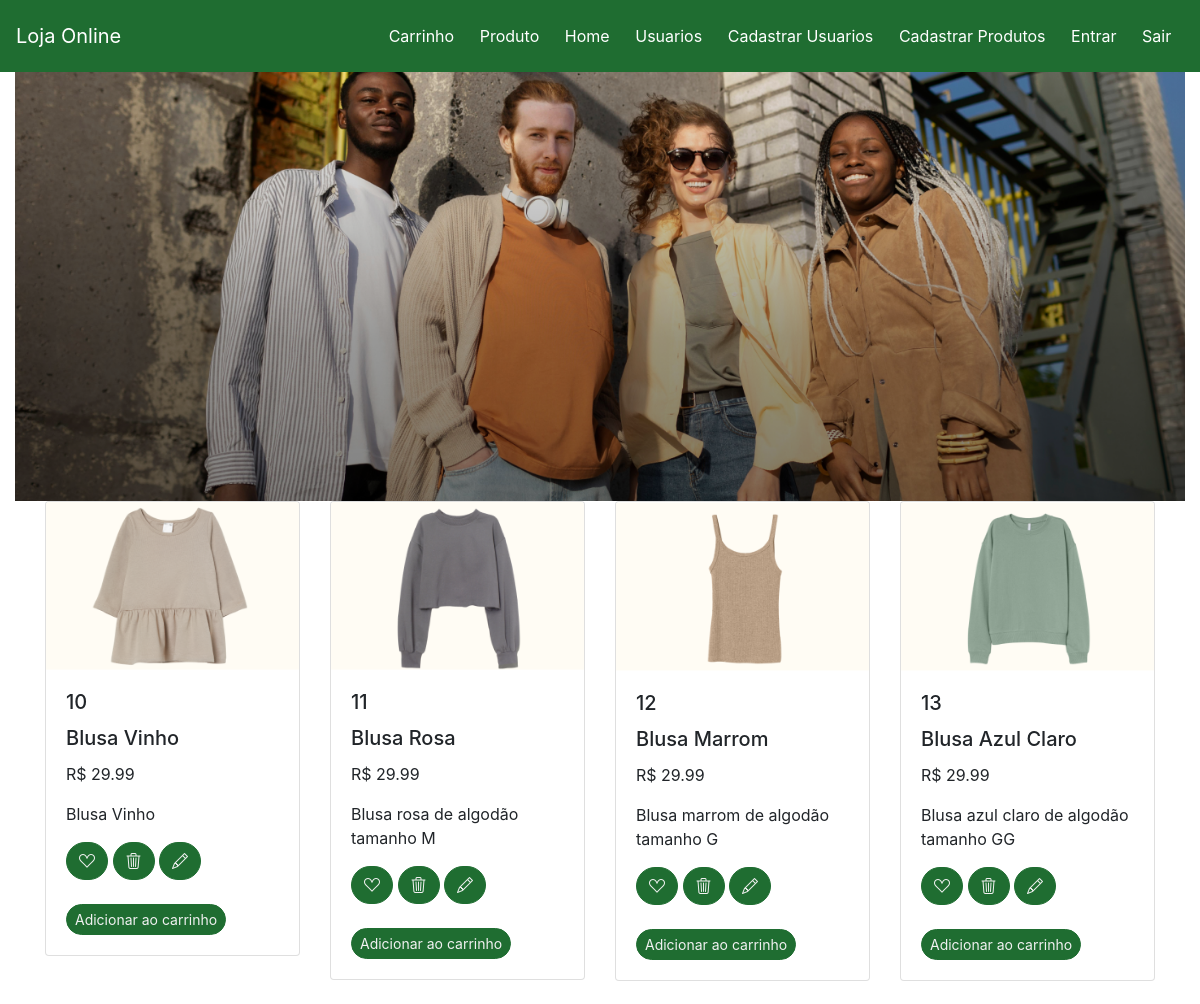
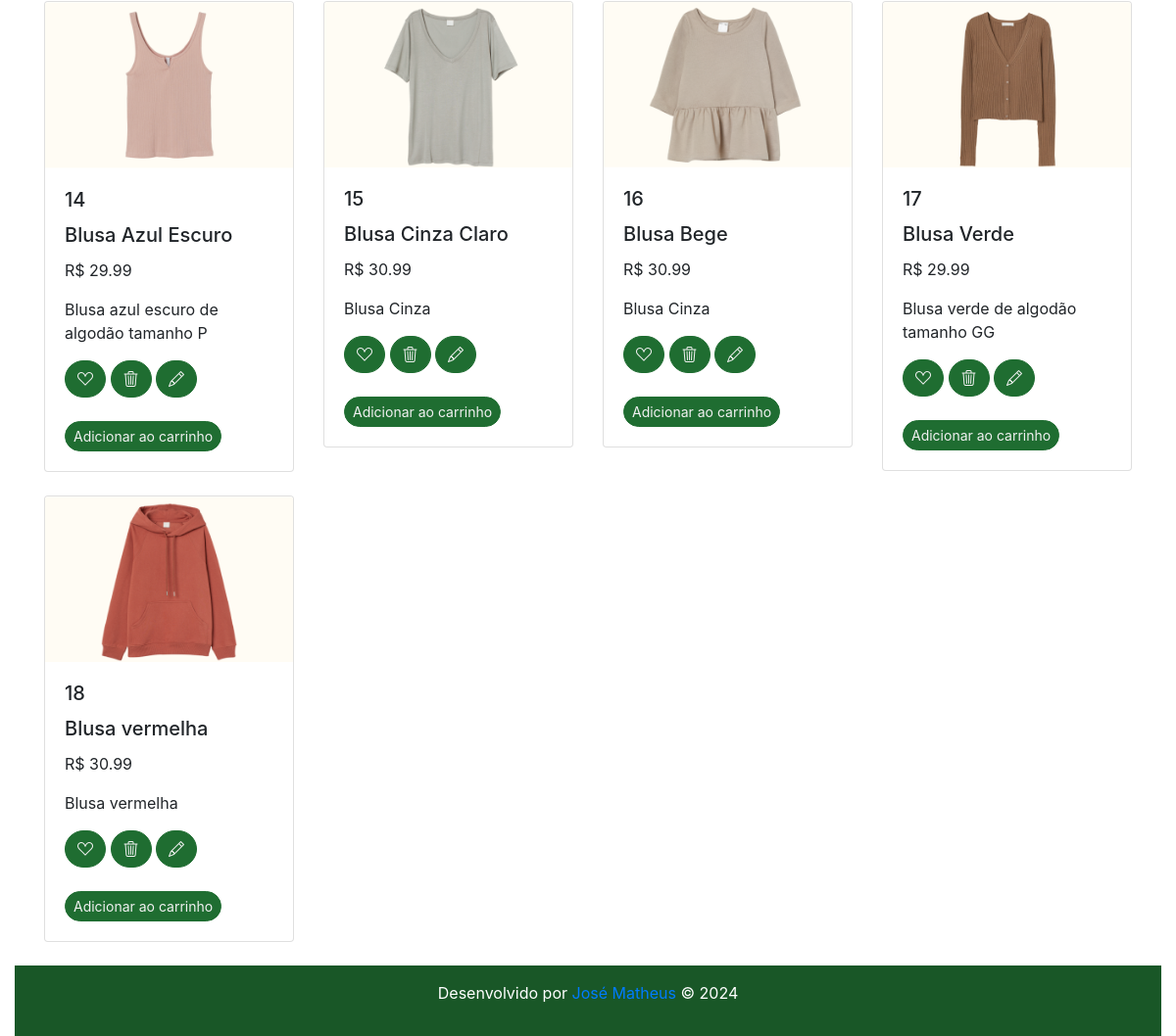
The page / on the database its author committed (2 pictures, top to bottom).
### tables this page shows
CREATE TABLE `produtos` (
  `id` int(11) NOT NULL,
  `nome` varchar(255) NOT NULL,
  `tamanho` varchar(5) NOT NULL,
  `valor` float NOT NULL,
  `descricao` text NOT NULL,
  `quantidade` int(11) NOT NULL,
  `foto` varchar(255) NOT NULL,
  `status` tinyint(1) NOT NULL
);

### application/controllers/homeController.php (called while the page is built, shortened)
<?php
class HomeController extends CI_Controller{
    public function index()
	{
        $this->load->model("produtos_model");
        $data['produtos'] = $this->produtos_model->index();
        $data['title'] = "Home";
        $this->load->view('templates/header', $data);
        $this->load->view('templates/navbar', $data);
		$this->load->view('pages/home', $data);
        $this->load->view('templates/footer', $data);
        $this->load->view('pages/atualizarProdutos', $data);
	}
}
?>

### index.php (called while the page is built, shortened)
<?php
require_once BASEPATH.'core/CodeIgniter.php';

### application/models/produtos_model.php (called while the page is built, shortened)
<?php
class Produtos_model extends CI_Model {
    public function index(){
        return $this->db->get("produtos")->result_array();
    }
    }
?>

### application/views/pages/home.php (the view, shortened to what this page needs)
<main>
    <div class="container-fluid">
         <img src="<?= base_url()?>assets/img/pessoas.png" class='d-block w-100' alt='Imagem Pessoas com roupas'>
    </div>
        <div class="container">
            <div class="row">
                <?php foreach($produtos as $produto): ?>
                <div class="col-md-3 mb-4">
                    <div class="card">
                        <img class="card-img-top" src="<?= base_url()?>assets/img/<?php echo $produto['foto']?>" alt="Imagem roupa">
                        <div class="card-body">
                        <h5 class="card-title"><?php echo $produto['id']?></h5>
                            <h5 class="card-title"><?php echo $produto['nome']?></h5>
                            <p class="card-text">R$ <?php echo $produto['valor']?></p>
                            <p class="card-text"><?php echo $produto['descricao']?></p>
                            <a class="btn btn" id="botaoCard" ><i class="bi bi-suit-heart"></i></a>
                            <a class="btn btn" id="botaoCard" href="javascript:goDelete(<?= $produto['id']?>)"><i class="bi bi-trash3"></i></a>
                            <a  class="btn btn " hiden id="botaoCard" data-toggle="modal" data-target="#modalAtt<?= $produto['id']?>" ><i class="bi bi-pencil">
                            </i></a >
                            <br><br>
                            <div class="container">
                                <div class="row">
                                    <div class="row-md-3 ">
                                        <a   href="<?= base_url()?>carrinhoController/adicionarCarrinho/<?= $produto['id']?>" class="btn btn btn-sm"  id="botaoCard" id="botao">Adicionar ao carrinho</a>
                                    </div>
                                </div>
                            </div>
                        </div>
                    </div>
                </div>
                <?php endforeach ?>
            </div>
        </div>
</main>

### application/views/templates/header.php (shortened to what this page needs)
<!DOCTYPE html>
<html lang="pt-br">
<head>
    <link rel="stylesheet" href="https://stackpath.bootstrapcdn.com/bootstrap/4.4.1/css/bootstrap.min.css">
    <link rel='stylesheet' href='<?= base_url()?>assets/css/style.css'>
    <link rel="stylesheet" href="https://cdn.jsdelivr.net/npm/bootstrap-icons@1.11.3/font/bootstrap-icons.min.css">
</head>

### application/views/templates/navbar.php (shortened to what this page needs)
<header>
    <div class="container" id="nav-container ">
        <nav class="navbar navbar-expand-lg fixed-top navbar-dark">
            <a href="#" class="navbar-brand">
                Loja Online
            </a>
            <div class="collapse navbar-collapse justify-content-end" id="navbar-links">
                <div class="navbar-nav">
                    <a class="nav-item nav-link" id="Carrinho" href="<?= base_url() ?>carrinhoController">Carrinho</a>
                    <a class="nav-item nav-link" id="Produtos" href="<?= base_url() ?>HomeController">Produto</a>
                    <a class="nav-item nav-link" id="Home" href="<?= base_url() ?>HomeController">Home</a>
                    <a class="nav-item nav-link" id="Home" href="<?= base_url() ?>usuarioController">Usuarios</a>
                    <a class="nav-item nav-link" id="Cadastrar" href="<?= base_url() ?>usuarioController/cadastrarUsuario">Cadastrar Usuarios</a>
                    <a class="nav-item nav-link" id="CadastraProdutos" href="<?= base_url() ?>ProdutoController">Cadastrar Produtos</a>
                    <a class="nav-item nav-link" id="Entrar" href="<?= base_url() ?>usuarioController/login">Entrar</a>
                    <a class="nav-item nav-link" id="Entrar" href="<?= base_url() ?>usuarioController/sair">Sair</a>
                </div>
            </div>
        </nav>
    </div>
</header>

### application/views/templates/footer.php
<div class="container-fluid">
  <section class="">
  <footer class="text-center text-white" style="background-color: #1F6D31;">
    <div class="text-center p-3" style="background-color: rgba(0, 0, 0, 0.2);">
    <p>Desenvolvido por <a href="https://www.linkedin.com/in/jos%C3%A9-matheus-de-lima-27706a1b6/" target="_blank">José Matheus</a> &copy; 2024</p>
    </div>
  </footer>
</section>
</div>

### assets/css/style.css (style rules this page uses)
.navbar { background-color: #1F6D31; }
.navbar-brand { padding: 0; color: #fff; }
#navbar-links a { color: #fff; }
.navbar-expand-lg .navbar-nav .nav-link { padding: 1rem .8rem; }
a#botaoCard { background-color: #1F6D31; color: #F1F1F1; border-color: #1F6D31; border-radius: 25px; }

### rows shown on the page
produtos: id "10", nome "Blusa Vinho", valor "29.99", descricao "Blusa Vinho"
produtos: foto (picture), id "11", nome "Blusa Rosa", valor "29.99", descricao "Blusa rosa de algodão tamanho M"
produtos: foto (picture), id "12", nome "Blusa Marrom", valor "29.99", descricao "Blusa marrom de algodão tamanho G"
produtos: foto (picture), id "13", nome "Blusa Azul Claro", valor "29.99", descricao "Blusa azul claro de algodão tamanho GG"
produtos: foto (picture), id "14", nome "Blusa Azul Escuro", valor "29.99", descricao "Blusa azul escuro de algodão tamanho P"
produtos: foto (picture), id "15", nome "Blusa Cinza Claro", valor "30.99", descricao "Blusa Cinza"
produtos: foto (picture), id "16", nome "Blusa Bege", valor "30.99", descricao "Blusa Cinza"
produtos: foto (picture), id "17", nome "Blusa Verde", valor "29.99", descricao "Blusa verde de algodão tamanho GG"
produtos: foto (picture), id "18", nome "Blusa vermelha", valor "30.99", descricao "Blusa vermelha"
